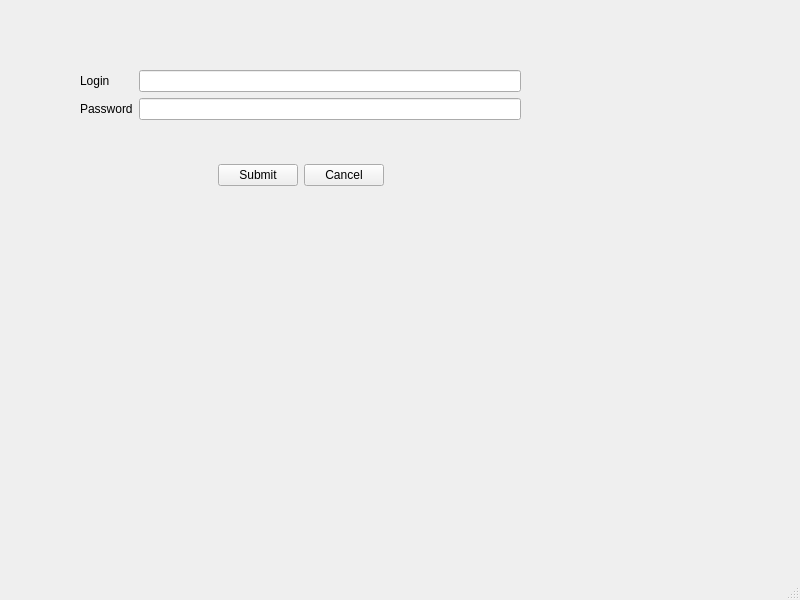
<?xml version="1.0" encoding="UTF-8"?>
<ui version="4.0">
 <class>authentification</class>
 <widget class="QMainWindow" name="authentification">
  <property name="geometry">
   <rect>
    <x>0</x>
    <y>0</y>
    <width>800</width>
    <height>600</height>
   </rect>
  </property>
  <property name="windowTitle">
   <string>MainWindow</string>
  </property>
  <widget class="QWidget" name="centralwidget">
   <widget class="QWidget" name="formLayoutWidget">
    <property name="geometry">
     <rect>
      <x>80</x>
      <y>70</y>
      <width>441</width>
      <height>71</height>
     </rect>
    </property>
    <layout class="QFormLayout" name="formLayout">
     <item row="0" column="0">
      <widget class="QLabel" name="label">
       <property name="text">
        <string>Login</string>
       </property>
      </widget>
     </item>
     <item row="0" column="1">
      <widget class="QLineEdit" name="lineEditLogin"/>
     </item>
     <item row="1" column="0">
      <widget class="QLabel" name="label_2">
       <property name="text">
        <string>Password</string>
       </property>
      </widget>
     </item>
     <item row="1" column="1">
      <widget class="QLineEdit" name="lineEditPassword">
       <property name="echoMode">
        <enum>QLineEdit::Password</enum>
       </property>
      </widget>
     </item>
    </layout>
   </widget>
   <widget class="QWidget" name="gridLayoutWidget">
    <property name="geometry">
     <rect>
      <x>80</x>
      <y>160</y>
      <width>441</width>
      <height>31</height>
     </rect>
    </property>
    <layout class="QGridLayout" name="gridLayout">
     <item row="0" column="2">
      <widget class="QPushButton" name="pushButtonCancel">
       <property name="text">
        <string>Cancel</string>
       </property>
      </widget>
     </item>
     <item row="0" column="1">
      <widget class="QPushButton" name="pushButtonSubmit">
       <property name="text">
        <string>Submit</string>
       </property>
      </widget>
     </item>
     <item row="0" column="0">
      <spacer name="horizontalSpacer">
       <property name="orientation">
        <enum>Qt::Horizontal</enum>
       </property>
       <property name="sizeHint" stdset="0">
        <size>
         <width>40</width>
         <height>20</height>
        </size>
       </property>
      </spacer>
     </item>
     <item row="0" column="3">
      <spacer name="horizontalSpacer_2">
       <property name="orientation">
        <enum>Qt::Horizontal</enum>
       </property>
       <property name="sizeHint" stdset="0">
        <size>
         <width>40</width>
         <height>20</height>
        </size>
       </property>
      </spacer>
     </item>
    </layout>
   </widget>
  </widget>
  <widget class="QMenuBar" name="menubar">
   <property name="geometry">
    <rect>
     <x>0</x>
     <y>0</y>
     <width>800</width>
     <height>22</height>
    </rect>
   </property>
  </widget>
  <widget class="QStatusBar" name="statusbar"/>
 </widget>
 <resources/>
 <connections/>
</ui>
